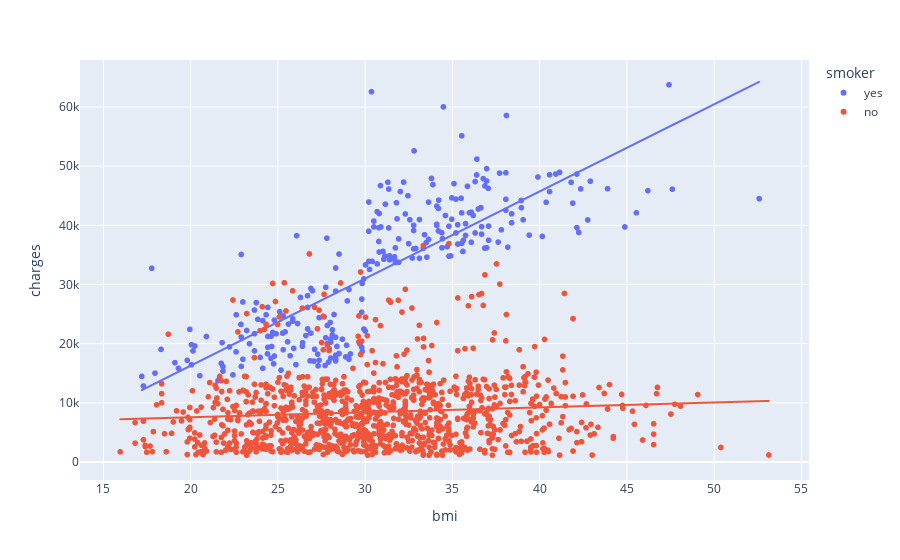

The notebook cell this image was saved under:
### Markdown cell above
#### 2.4 BMI (Body Mass Index)

### Code cell
fig = px.scatter(df, x='bmi', y='charges', color='smoker', trendline='ols')
fig.show()

### Figure 1 — Plotly figure (JSON) as saved in the notebook; plotly's stock layout.template omitted (floating-point values rounded to 4 significant figures; data arrays with more than 128 entries replaced by an {"elided": "..."} marker saying what was removed)
{"data": [{"hovertemplate": "smoker=yes<br>bmi=%{x}<br>charges=%{y}<extra></extra>", "legendgroup": "yes", "marker": {"color": "#636efa", "symbol": "circle"}, "mode": "markers", "name": "yes", "showlegend": true, "type": "scattergl", "x": {"elided": "274 float values"}, "xaxis": "x", "y": {"elided": "274 float values"}, "yaxis": "y"}, {"hovertemplate": "<b>OLS trendline</b><br>charges = 1473.11 * bmi + -13186.6<br>R<sup>2</sup>=0.650411<br><br>smoker=yes<br>bmi=%{x}<br>charges=%{y} <b>(trend)</b><extra></extra>", "legendgroup": "yes", "marker": {"color": "#636efa", "symbol": "circle"}, "mode": "lines", "name": "yes", "showlegend": false, "type": "scattergl", "x": {"elided": "274 float values"}, "xaxis": "x", "y": {"elided": "274 float values"}, "yaxis": "y"}, {"hovertemplate": "smoker=no<br>bmi=%{x}<br>charges=%{y}<extra></extra>", "legendgroup": "no", "marker": {"color": "#EF553B", "symbol": "circle"}, "mode": "markers", "name": "no", "showlegend": true, "type": "scattergl", "x": {"elided": "1064 float values"}, "xaxis": "x", "y": {"elided": "1064 float values"}, "yaxis": "y"}, {"hovertemplate": "<b>OLS trendline</b><br>charges = 83.3506 * bmi + 5879.42<br>R<sup>2</sup>=0.007062<br><br>smoker=no<br>bmi=%{x}<br>charges=%{y} <b>(trend)</b><extra></extra>", "legendgroup": "no", "marker": {"color": "#EF553B", "symbol": "circle"}, "mode": "lines", "name": "no", "showlegend": false, "type": "scattergl", "x": {"elided": "1064 float values"}, "xaxis": "x", "y": {"elided": "1064 float values"}, "yaxis": "y"}], "layout": {"legend": {"title": {"text": "smoker"}, "tracegroupgap": 0}, "margin": {"t": 60}, "xaxis": {"anchor": "y", "domain": [0, 1], "title": {"text": "bmi"}}, "yaxis": {"anchor": "x", "domain": [0, 1], "title": {"text": "charges"}}}}
